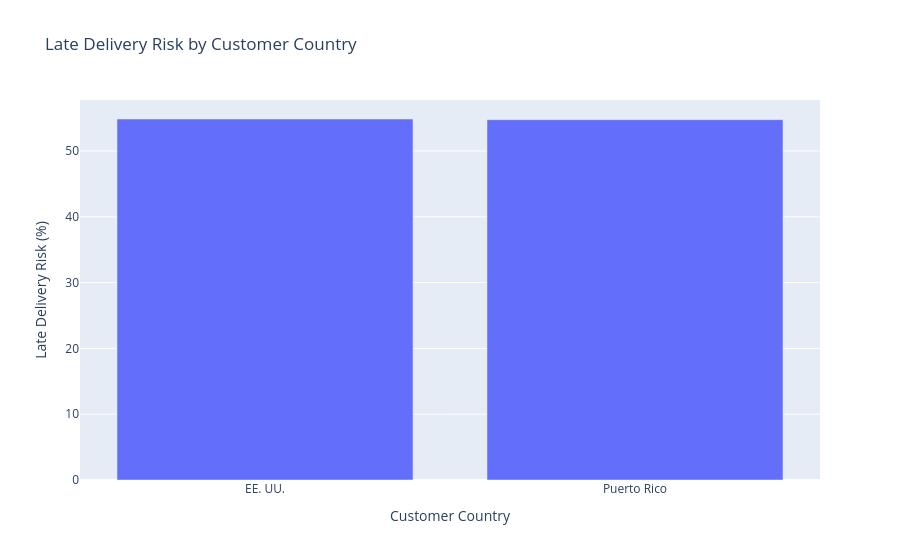

The code cell stored with this chart in its notebook:
### Code cell
fig = px.bar(
    country_late,
    x="customer_country",
    y="late_delivery_percentage",
    title="Late Delivery Risk by Customer Country",
    labels={
        "customer_country": "Customer Country",
        "late_delivery_percentage": "Late Delivery Risk (%)"
    }
)

fig.show()

### Figure 1 — Plotly figure (JSON) as saved in the notebook; plotly's stock layout.template omitted (floating-point values rounded to 4 significant figures)
{"data": [{"hovertemplate": "Customer Country=%{x}<br>Late Delivery Risk (%)=%{y}<extra></extra>", "legendgroup": "", "marker": {"color": "#636efa", "pattern": {"shape": ""}}, "name": "", "orientation": "v", "showlegend": false, "textposition": "auto", "type": "bar", "x": ["EE. UU.", "Puerto Rico"], "xaxis": "x", "y": [54.87, 54.76], "yaxis": "y"}], "layout": {"barmode": "relative", "legend": {"tracegroupgap": 0}, "title": {"text": "Late Delivery Risk by Customer Country"}, "xaxis": {"anchor": "y", "domain": [0, 1], "title": {"text": "Customer Country"}}, "yaxis": {"anchor": "x", "domain": [0, 1], "title": {"text": "Late Delivery Risk (%)"}}}}
